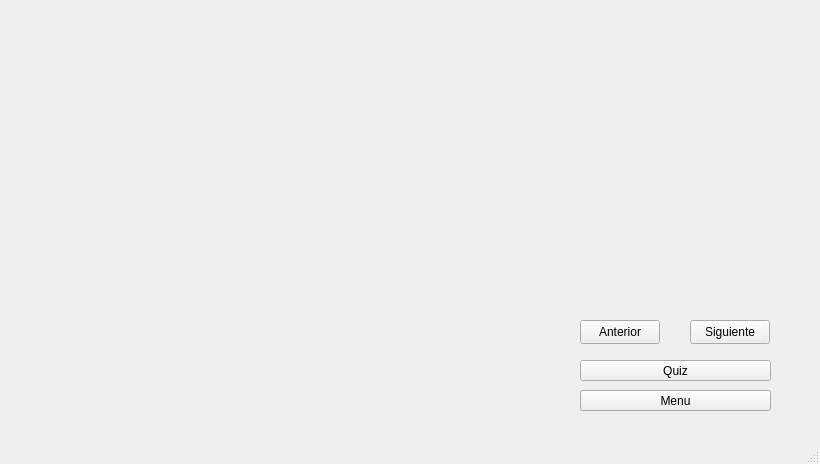
<?xml version="1.0" encoding="UTF-8"?>
<ui version="4.0">
 <class>Clase1</class>
 <widget class="QMainWindow" name="Clase1">
  <property name="geometry">
   <rect>
    <x>0</x>
    <y>0</y>
    <width>820</width>
    <height>464</height>
   </rect>
  </property>
  <property name="windowTitle">
   <string>MainWindow</string>
  </property>
  <widget class="QWidget" name="centralwidget">
   <widget class="QPushButton" name="BotonAnterior">
    <property name="geometry">
     <rect>
      <x>580</x>
      <y>320</y>
      <width>80</width>
      <height>24</height>
     </rect>
    </property>
    <property name="text">
     <string>Anterior</string>
    </property>
   </widget>
   <widget class="QLabel" name="texto">
    <property name="geometry">
     <rect>
      <x>140</x>
      <y>80</y>
      <width>521</width>
      <height>141</height>
     </rect>
    </property>
    <property name="font">
     <font>
      <family>Candara</family>
      <pointsize>12</pointsize>
      <bold>false</bold>
     </font>
    </property>
    <property name="text">
     <string/>
    </property>
    <property name="wordWrap">
     <bool>true</bool>
    </property>
    <property name="openExternalLinks">
     <bool>false</bool>
    </property>
   </widget>
   <widget class="QPushButton" name="irQuiz1">
    <property name="geometry">
     <rect>
      <x>580</x>
      <y>360</y>
      <width>191</width>
      <height>21</height>
     </rect>
    </property>
    <property name="text">
     <string>Quiz</string>
    </property>
   </widget>
   <widget class="QPushButton" name="botonVolver">
    <property name="geometry">
     <rect>
      <x>580</x>
      <y>390</y>
      <width>191</width>
      <height>21</height>
     </rect>
    </property>
    <property name="text">
     <string>Menu</string>
    </property>
   </widget>
   <widget class="QPushButton" name="BotonSiguiente">
    <property name="geometry">
     <rect>
      <x>690</x>
      <y>320</y>
      <width>80</width>
      <height>24</height>
     </rect>
    </property>
    <property name="text">
     <string>Siguiente</string>
    </property>
   </widget>
   <widget class="QLabel" name="iD">
    <property name="geometry">
     <rect>
      <x>80</x>
      <y>40</y>
      <width>131</width>
      <height>21</height>
     </rect>
    </property>
    <property name="text">
     <string/>
    </property>
   </widget>
   <widget class="QLabel" name="titulo">
    <property name="geometry">
     <rect>
      <x>240</x>
      <y>0</y>
      <width>321</width>
      <height>71</height>
     </rect>
    </property>
    <property name="font">
     <font>
      <family>Bernard MT Condensed</family>
      <pointsize>20</pointsize>
     </font>
    </property>
    <property name="text">
     <string/>
    </property>
    <property name="alignment">
     <set>Qt::AlignCenter</set>
    </property>
   </widget>
   <widget class="QLabel" name="label_2">
    <property name="geometry">
     <rect>
      <x>0</x>
      <y>0</y>
      <width>151</width>
      <height>31</height>
     </rect>
    </property>
    <property name="font">
     <font>
      <family>Bernard MT Condensed</family>
      <pointsize>20</pointsize>
     </font>
    </property>
    <property name="text">
     <string/>
    </property>
   </widget>
   <widget class="QLabel" name="image">
    <property name="geometry">
     <rect>
      <x>130</x>
      <y>260</y>
      <width>301</width>
      <height>141</height>
     </rect>
    </property>
    <property name="font">
     <font>
      <family>Candara</family>
      <pointsize>12</pointsize>
      <bold>false</bold>
     </font>
    </property>
    <property name="text">
     <string/>
    </property>
    <property name="wordWrap">
     <bool>true</bool>
    </property>
    <property name="openExternalLinks">
     <bool>false</bool>
    </property>
   </widget>
  </widget>
  <widget class="QMenuBar" name="menubar">
   <property name="geometry">
    <rect>
     <x>0</x>
     <y>0</y>
     <width>820</width>
     <height>21</height>
    </rect>
   </property>
  </widget>
  <widget class="QStatusBar" name="statusbar"/>
 </widget>
 <resources/>
 <connections/>
</ui>
